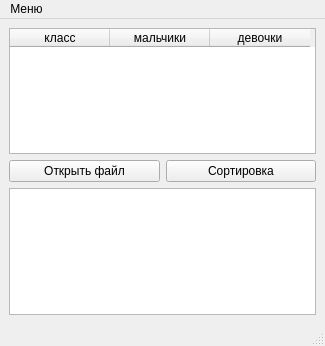
<?xml version="1.0" encoding="UTF-8"?>
<ui version="4.0">
 <class>MainWindow</class>
 <widget class="QMainWindow" name="MainWindow">
  <property name="geometry">
   <rect>
    <x>0</x>
    <y>0</y>
    <width>325</width>
    <height>346</height>
   </rect>
  </property>
  <property name="windowTitle">
   <string>MainWindow</string>
  </property>
  <widget class="QWidget" name="centralwidget">
   <layout class="QGridLayout" name="gridLayout">
    <item row="1" column="1">
     <widget class="QPushButton" name="pushButton">
      <property name="text">
       <string>Сортировка</string>
      </property>
     </widget>
    </item>
    <item row="0" column="0" colspan="2">
     <widget class="QTableWidget" name="tableWidget">
      <column>
       <property name="text">
        <string>класс</string>
       </property>
      </column>
      <column>
       <property name="text">
        <string>мальчики</string>
       </property>
      </column>
      <column>
       <property name="text">
        <string>девочки</string>
       </property>
      </column>
     </widget>
    </item>
    <item row="1" column="0">
     <widget class="QPushButton" name="pushButton_2">
      <property name="text">
       <string>Открыть файл</string>
      </property>
     </widget>
    </item>
    <item row="2" column="0" colspan="2">
     <widget class="QTableWidget" name="tableWidget_2"/>
    </item>
   </layout>
  </widget>
  <widget class="QMenuBar" name="menubar">
   <property name="geometry">
    <rect>
     <x>0</x>
     <y>0</y>
     <width>325</width>
     <height>21</height>
    </rect>
   </property>
   <widget class="QMenu" name="menu">
    <property name="title">
     <string>Меню</string>
    </property>
    <addaction name="action"/>
    <addaction name="action_2"/>
    <addaction name="action_3"/>
   </widget>
   <addaction name="menu"/>
  </widget>
  <widget class="QStatusBar" name="statusbar"/>
  <action name="action">
   <property name="text">
    <string>О программе</string>
   </property>
  </action>
  <action name="action_2">
   <property name="text">
    <string>Инструкция</string>
   </property>
  </action>
  <action name="action_3">
   <property name="text">
    <string>Выход</string>
   </property>
  </action>
 </widget>
 <resources/>
 <connections/>
</ui>
